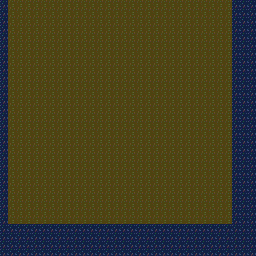

Rendered tile map (Tiled .tmx) drawn with the repository's tilesets; below, a short description and the full map source, tile grids included:
An orthogonal 32x32 tile map with 8x8 px tiles, 1 tile layer (Tile Layer 1).

<map version="1.5" tiledversion="1.7.2" orientation="orthogonal" renderorder="right-down" width="32" height="32" tilewidth="8" tileheight="8" infinite="0" nextlayerid="2" nextobjectid="1">
 <tileset firstgid="1" source="tileset.tsx" />
 <layer id="1" name="Tile Layer 1" width="32" height="32">
  <data encoding="csv">
34,33,33,33,33,33,33,33,33,33,33,33,33,33,33,33,33,33,33,33,33,33,33,33,33,33,33,33,33,34,34,34,
34,33,33,33,33,33,33,33,33,33,33,33,33,33,33,33,33,33,33,33,33,33,33,33,33,33,33,33,33,34,34,34,
34,33,33,33,33,33,33,33,33,33,33,33,33,33,33,33,33,33,33,33,33,33,33,33,33,33,33,33,33,34,34,34,
34,33,33,33,33,33,33,33,33,33,33,33,33,33,33,33,33,33,33,33,33,33,33,33,33,33,33,33,33,34,34,34,
34,33,33,33,33,33,33,33,33,33,33,33,33,33,33,33,33,33,33,33,33,33,33,33,33,33,33,33,33,34,34,34,
34,33,33,33,33,33,33,33,33,33,33,33,33,33,33,33,33,33,33,33,33,33,33,33,33,33,33,33,33,34,34,34,
34,33,33,33,33,33,33,33,33,33,33,33,33,33,33,33,33,33,33,33,33,33,33,33,33,33,33,33,33,34,34,34,
34,33,33,33,33,33,33,33,33,33,33,33,33,33,33,33,33,33,33,33,33,33,33,33,33,33,33,33,33,34,34,34,
34,33,33,33,33,33,33,33,33,33,33,33,33,33,33,33,33,33,33,33,33,33,33,33,33,33,33,33,33,34,34,34,
34,33,33,33,33,33,33,33,33,33,33,33,33,33,33,33,33,33,33,33,33,33,33,33,33,33,33,33,33,34,34,34,
34,33,33,33,33,33,33,33,33,33,33,33,33,33,33,33,33,33,33,33,33,33,33,33,33,33,33,33,33,34,34,34,
34,33,33,33,33,33,33,33,33,33,33,33,33,33,33,33,33,33,33,33,33,33,33,33,33,33,33,33,33,34,34,34,
34,33,33,33,33,33,33,33,33,33,33,33,33,33,33,33,33,33,33,33,33,33,33,33,33,33,33,33,33,34,34,34,
34,33,33,33,33,33,33,33,33,33,33,33,33,33,33,33,33,33,33,33,33,33,33,33,33,33,33,33,33,34,34,34,
34,33,33,33,33,33,33,33,33,33,33,33,33,33,33,33,33,33,33,33,33,33,33,33,33,33,33,33,33,34,34,34,
34,33,33,33,33,33,33,33,33,33,33,33,33,33,33,33,33,33,33,33,33,33,33,33,33,33,33,33,33,34,34,34,
34,33,33,33,33,33,33,33,33,33,33,33,33,33,33,33,33,33,33,33,33,33,33,33,33,33,33,33,33,34,34,34,
34,33,33,33,33,33,33,33,33,33,33,33,33,33,33,33,33,33,33,33,33,33,33,33,33,33,33,33,33,34,34,34,
34,33,33,33,33,33,33,33,33,33,33,33,33,33,33,33,33,33,33,33,33,33,33,33,33,33,33,33,33,34,34,34,
34,33,33,33,33,33,33,33,33,33,33,33,33,33,33,33,33,33,33,33,33,33,33,33,33,33,33,33,33,34,34,34,
34,33,33,33,33,33,33,33,33,33,33,33,33,33,33,33,33,33,33,33,33,33,33,33,33,33,33,33,33,34,34,34,
34,33,33,33,33,33,33,33,33,33,33,33,33,33,33,33,33,33,33,33,33,33,33,33,33,33,33,33,33,34,34,34,
34,33,33,33,33,33,33,33,33,33,33,33,33,33,33,33,33,33,33,33,33,33,33,33,33,33,33,33,33,34,34,34,
34,33,33,33,33,33,33,33,33,33,33,33,33,33,33,33,33,33,33,33,33,33,33,33,33,33,33,33,33,34,34,34,
34,33,33,33,33,33,33,33,33,33,33,33,33,33,33,33,33,33,33,33,33,33,33,33,33,33,33,33,33,34,34,34,
34,33,33,33,33,33,33,33,33,33,33,33,33,33,33,33,33,33,33,33,33,33,33,33,33,33,33,33,33,34,34,34,
34,33,33,33,33,33,33,33,33,33,33,33,33,33,33,33,33,33,33,33,33,33,33,33,33,33,33,33,33,34,34,34,
34,33,33,33,33,33,33,33,33,33,33,33,33,33,33,33,33,33,33,33,33,33,33,33,33,33,33,33,33,34,34,34,
34,34,34,34,34,34,34,34,34,34,34,34,34,34,34,34,34,34,34,34,34,34,34,34,34,34,34,34,34,34,34,34,
34,34,34,34,34,34,34,34,34,34,34,34,34,34,34,34,34,34,34,34,34,34,34,34,34,34,34,34,34,34,34,34,
34,34,34,34,34,34,34,34,34,34,34,34,34,34,34,34,34,34,34,34,34,34,34,34,34,34,34,34,34,34,34,34,
34,34,34,34,34,34,34,34,34,34,34,34,34,34,34,34,34,34,34,34,34,34,34,34,34,34,34,34,34,34,34,34
</data>
 </layer>
</map>